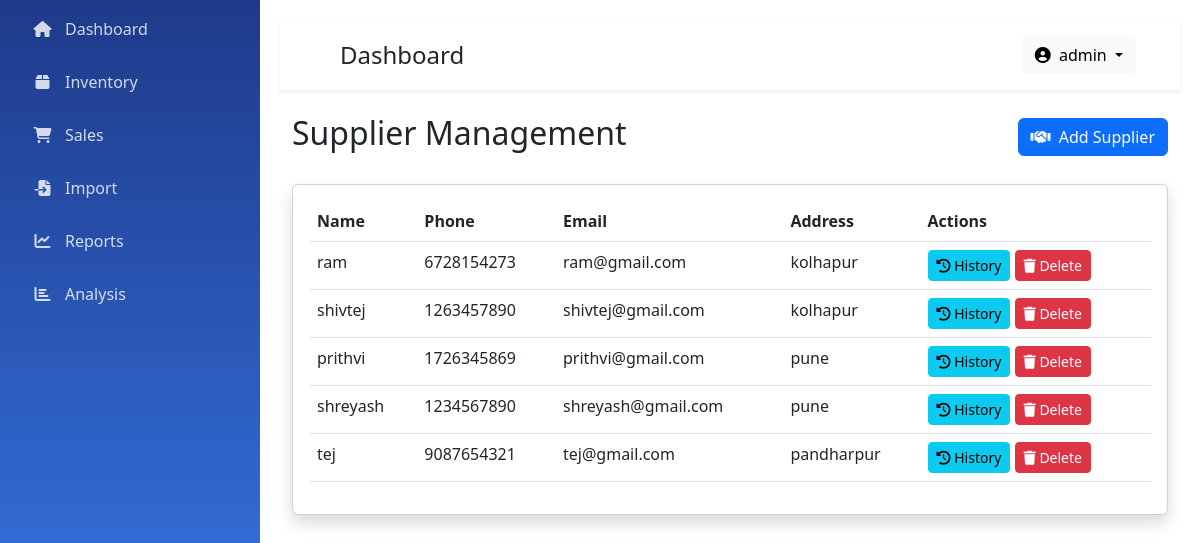
The page /suppliers (signed in) on the database its author committed.
### models.py (models this page shows, shortened)
class User(UserMixin, db.Model):
    id = db.Column(db.Integer, primary_key=True)
    username = db.Column(db.String(150), unique=True, nullable=False)
    password_hash = db.Column(db.String(150), nullable=False)
    created_at = db.Column(db.DateTime, default=datetime.utcnow)

class Supplier(db.Model):
    id = db.Column(db.Integer, primary_key=True)
    name = db.Column(db.String(100), nullable=False)
    phone = db.Column(db.String(20))
    email = db.Column(db.String(100))
    address = db.Column(db.Text)
    created_at = db.Column(db.DateTime, default=datetime.utcnow)
    imports = db.relationship('Import', backref='supplier', lazy=True)

### app.py (the view, shortened to what this page needs)
@app.route('/suppliers', methods=['GET', 'POST'])
@login_required
def suppliers():
    suppliers = Supplier.query.all()
    return render_template('suppliers.html', suppliers=suppliers)

### app.py (called while the page is built)
@login_manager.user_loader
def load_user(user_id):
    return User.query.get(int(user_id))

### templates/suppliers.html (shortened to what this page needs)
{% extends "base.html" %}
{% block content %}
<div class="container-fluid">
    <div class="d-flex justify-content-between align-items-center mb-4">
        <h2>Supplier Management</h2>
        <button class="btn btn-primary" data-bs-toggle="modal" data-bs-target="#addModal">
            <i class="fas fa-handshake me-1"></i> Add Supplier
        </button>
    </div>
    <div class="card shadow">
        <div class="card-body">
            <table class="table table-hover">
                <thead>
                    <tr>
                        <th>Name</th>
                        <th>Phone</th>
                        <th>Email</th>
                        <th>Address</th>
                        <th>Actions</th>
                    </tr>
                </thead>
                <tbody>
                    {% for supplier in suppliers %}
                    <tr>
                        <td>{{ supplier.name }}</td>
                        <td>{{ supplier.phone }}</td>
                        <td>{{ supplier.email }}</td>
                        <td>{{ supplier.address }}</td>
                        <td>
                        <button class="btn btn-sm btn-info">
                        <i class="fas fa-history"></i> History
                  </button>
                        <a href="{{ url_for('delete_supplier', id=supplier.id) }}"
                       class="btn btn-sm btn-danger"
                       onclick="return confirm('Delete this supplier?')">
                       <i class="fas fa-trash"></i> Delete
                       </a>
                    </td>
                    </tr>
                    {% endfor %}
                </tbody>
            </table>
        </div>
    </div>
</div>
{% endblock %}

### templates/components/navbar.html (shortened to what this page needs)
<nav class="navbar navbar-expand-lg navbar-light bg-white shadow-sm mb-4">
    <div class="container-fluid">
        <h4 class="mb-0 ms-3 text-dark">{{ title|default('Dashboard') }}</h4>
        <div class="ms-auto">
            <div class="dropdown">
                <button class="btn btn-light dropdown-toggle" type="button" id="userDropdown" data-bs-toggle="dropdown">
                    <i class="fas fa-user-circle me-1"></i> {{ current_user.username }}
                </button>
            </div>
        </div>
    </div>
</nav>

### static/css/style.css (style rules this page uses)
.navbar { padding:1rem 2rem; }

### rows shown on the page
User: username "admin"
Supplier: name "ram", phone "6728154273", email "ram@gmail.com", address "kolhapur"
Supplier: name "shivtej", phone "1263457890", email "shivtej@gmail.com", address "kolhapur"
Supplier: name "prithvi", phone "1726345869", email "prithvi@gmail.com", address "pune"
Supplier: name "shreyash", phone "1234567890", email "shreyash@gmail.com", address "pune"
Supplier: name "tej", phone "9087654321", email "tej@gmail.com", address "pandharpur"

### other values the page prints
{{ title|default('Dashboard') }} "Dashboard"
